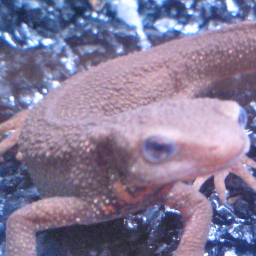
#> input picture dataset/images/imori_256x256.png, 256 x 256 px, found by its file name
$ jupyter execute --allow-errors README.ipynb
#> lines starting #> are read from the running program, lines starting #| are printed output that depends on the picture; after the words box and inside, x2 and y2 are one past the last pixel; in counts of white or black regions, pixels touching at a corner belong together
# Q. 71 - 80

- 71. マスキング
- 72. マスキング(カラートラッキングとモルフォロジー)
- 73. 縮小と拡大
- 74. ピラミッド差分による高周波成分の抽出
- 75. ガウシアンピラミッド
- 76. 顕著性マップ
- 77. ガボールフィルタ
- 78. ガボールフィルタの回転
- 79. ガボールフィルタによるエッジ抽出
- 80. ガボールフィルタによる特徴抽出

[cell 1]
import numpy as np
import matplotlib.pyplot as plt
import cv2
from skimage import io

img_orig = io.imread('https://yoyoyo-yo.github.io/Gasyori100knock/dataset/images/imori_256x256.png')
#> img_orig is the input picture: shape (256, 256, 3); mean R, G, B 133.4, 122.3, 152.1
img_gray = cv2.cvtColor(img_orig, cv2.COLOR_RGB2GRAY)
img_128 = io.imread('https://yoyoyo-yo.github.io/Gasyori100knock/dataset/images/imori_128x128.png')
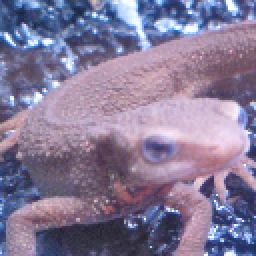
#> input picture dataset/images/imori_128x128.png, 128 x 128 px, found by its file name (shown 2 times larger)
#> img_128 is the input picture: shape (128, 128, 3); mean R, G, B 133.4, 122.3, 152.1
img_gray_128 = cv2.cvtColor(img_128, cv2.COLOR_RGB2GRAY)
img_noise = io.imread('https://yoyoyo-yo.github.io/Gasyori100knock/dataset/images/imori_256x256_noise.png')
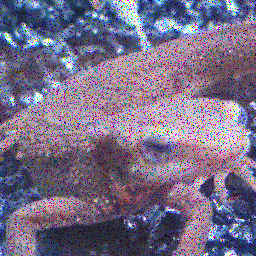
#> input picture dataset/images/imori_256x256_noise.png, 256 x 256 px, found by its file name
#> img_noise is the input picture: shape (256, 256, 3); mean R, G, B 120.2, 110, 136.6
img_dark = io.imread('https://yoyoyo-yo.github.io/Gasyori100knock/dataset/images/imori_256x256_dark.png')
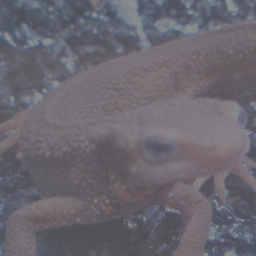
#> input picture dataset/images/imori_256x256_dark.png, 256 x 256 px, found by its file name
#> img_dark is the input picture: shape (256, 256, 3); mean R, G, B 106.1, 103.1, 111.3
img_dark_gray = cv2.cvtColor(img_dark, cv2.COLOR_RGB2GRAY)
img_light = io.imread('https://yoyoyo-yo.github.io/Gasyori100knock/dataset/images/imori_256x256_light.png')
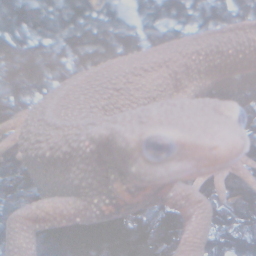
#> input picture dataset/images/imori_256x256_light.png, 256 x 256 px, found by its file name
#> img_light is the input picture: shape (256, 256, 3); mean R, G, B 176.1, 173.1, 181.3
img_light_gray = cv2.cvtColor(img_light, cv2.COLOR_RGB2GRAY)

img_thorino = io.imread('https://yoyoyo-yo.github.io/Gasyori100knock/dataset/images/thorino.jpg')
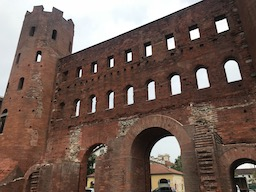
#> input picture dataset/images/thorino.jpg, 256 x 192 px, found by its file name
#> img_thorino is the input picture: shape (192, 256, 3); mean R, G, B 114.5, 94.3, 85.6
img_thorino_gray = cv2.cvtColor(img_thorino, cv2.COLOR_RGB2GRAY)

#> (the rest of this cell did not finish here and is left out)

# Q.71. マスキング

imori_256x256.png に対して、Q.70のマスク画像を利用してイモリ以外を黒で埋めよ。

[cell 2]
hsv = cv2.cvtColor(img_orig, cv2.COLOR_RGB2HSV)
#> hsv: shape (256, 256, 3); mean H, S, V 137.3, 67.6, 156.3

def get_mask(hsv):
    h = hsv[..., 0]
    mask = np.zeros_like(h).astype(np.uint8)
    mask[((h < 90) | (h > 140))] = 1
    return mask

mask = get_mask(hsv)
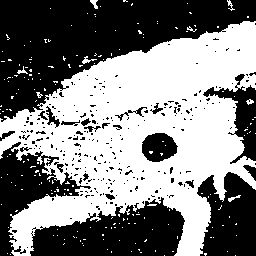
#> mask: shape (256, 256); values 0 (black) and 1 (white), 50.3% white; 256 black regions (234 under 20 px), largest, box (x1, y1, x2, y2) and area: (0, 0, 256, 122) 15306, (30, 197, 185, 256) 5919, (197, 172, 256, 256) 3689

img_masked = img_orig.copy() * np.concatenate([mask[..., None], mask[..., None], mask[..., None]], axis=-1)

fig, ax = plt.subplots(1, 3, figsize=(10, 4))
ax[0].set_title("input")
ax[0].imshow(img_orig)
ax[1].set_title("mask")
ax[1].imshow(mask, cmap="gray")
ax[2].set_title("mask")
ax[2].imshow(img_masked, cmap="gray")
plt.show()

# Q.72. マスキング(カラートラッキング＋モルフォロジー)

Q.71ではマスクが雑になってしまっていたので、イモリの目の部分が削除されていたり、背景がところどころ残ってしまった。

よってマスク画像にクロージング処理とオープニング処理を施して、マスキングを行え。

[cell 3]
def morphology_erode(img, repeat=1):
    h, w = img.shape
    out = img.copy()

    mf = np.array(((0, 1, 0),
                (1, 0, 1),
                (0, 1, 0)), dtype=int)

    for i in range(repeat):
        tmp = np.pad(out, (1, 1), 'edge')
        for y in range(1, h + 1):
            for x in range(1, w + 1):
                if np.sum(mf * tmp[y-1:y+2, x-1:x+2]) < 1*4:
                    out[y-1, x-1] = 0

    return out

def morphology_dilate(img, repeat=1):
    h, w = img.shape
    mf = np.array(((0, 1, 0),
                (1, 0, 1),
                (0, 1, 0)), dtype=int)

    out = img.copy()
    for i in range(repeat):
        tmp = np.pad(out, (1, 1), 'edge')
        for y in range(1, h+1):
            for x in range(1, w+1):
                if np.sum(mf * tmp[y-1:y+2, x-1:x+2]) >= 1:
                    out[y-1, x-1] = 1

    return out

def morphology_open(img, repeat=1):
    out = morphology_erode(out, repeat=repeat)
    out = morphology_dilate(img, repeat=repeat)
    return out

def morphology_close(img, repeat=1):
    out = morphology_dilate(out, repeat=repeat)
    out = morphology_erode(img, repeat=repeat)
    return out


# close and open
#> (the rest of this cell did not finish here and is left out)

# Q.73. 縮小と拡大

グレースケールを0.5倍に縮小した後に2倍に拡大した画像を求めよ。 この処理を行うと、ぼやけた画像ができる。

拡大縮小にはbi-linear補間を用いよ。bi-linear補間をメソッド（関数）化すると、プログラムが簡潔にできる。

[cell 4]
def bilinear_inter_gray(img, a, b):
#> called with a = 0.5, b = 0.5
    h, w = img.shape
#> h = 256; w = 256
    out_h = int(h * a)
#> out_h = 128
    out_w = int(w * b)
#> out_w = 128

    xs, ys = np.meshgrid(range(out_w), range(out_h)) # output image index

    _xs = np.floor(xs / b).astype(int) # original x
    _ys = np.floor(ys / a).astype(int) # original y

    dx = xs / b - _xs
    dy = ys / a - _ys

    # dx = np.repeat(np.expand_dims(dx, axis=-1), c, axis=-1) # repeat channel
    # dy = np.repeat(np.expand_dims(dy, axis=-1), c, axis=-1) # repeat channel

    _xs1p = np.minimum(_xs + 1, w - 1)
    _ys1p = np.minimum(_ys + 1, h - 1)

    out = (1 - dx) * (1 - dy) * img[_ys, _xs] + dx * (1 - dy) * img[_ys, _xs1p] + \
                    (1 - dx) * dy * img[_ys1p, _xs] + dx * dy * img[_ys1p, _xs1p]

    return np.clip(out, 0, 255).astype(np.uint8)

img_resized = bilinear_inter_gray(img_gray, a=0.5, b=0.5)
img_resized = bilinear_inter_gray(img_resized, a=2, b=2)

fig, ax = plt.subplots(1, 2, figsize=(6, 4))
ax[0].set_title("input")
ax[0].imshow(img_gray, cmap="gray")
ax[1].set_title("rersized")
ax[1].imshow(img_resized, cmap="gray")
plt.show()

# Q.74. ピラミッド差分による高周波成分の抽出

Q.73で求めた画像と元画像の差分を求めよ。

ここで求めた画像はエッジとなっている。つまり、画像中の高周波成分をとったことになる。

[cell 5]
img_diff = np.abs(img_gray - img_resized)

fig, ax = plt.subplots(1, 2, figsize=(6, 4))
ax[0].set_title("input")
ax[0].imshow(img_gray, cmap="gray")
ax[1].set_title("diff")
ax[1].imshow(img_diff, cmap="gray")
plt.show()

# Q.75. ガウシアンピラミッド

ここでは、元画像を1/2, 1/4, 1/8, 1/16, 1/32にリサイズした画像を求めよ。

このように元画像を小さくリサイズして重ねたものをガウシアンピラミッドと呼ぶ。

このガウシアンピラミッドの概念は現在でも有効であり、画像をきれいにする超解像を行うディープラーニングの手法でもガウシアンピラミッドの概念が用いられる。

[cell 6]
pyramid = [img_gray]

fig, ax = plt.subplots(1, 5, figsize=(10, 4))
for i in range(1, 6):
    img_resized = bilinear_inter_gray(img_gray, a=1. / 2 ** i, b=1. / 2 ** i)
    pyramid.append(img_resized)
    ax[i - 1].set_title(f"1 / {2 ** i}")
    ax[i - 1].imshow(img_resized, cmap='gray')
#> after the loop, pyramid = 6 items

# Q.76. 顕著性マップ

ここではガウシアンピラミッドを用いた簡単な顕著性マップを作成する。

顕著性マップとは画像の中で人間の目を引きやすい領域を表した画像である。

Ittiらの手法 ( https://www.sciencedirect.com/science/article/pii/S0042698999001637 )をはじめ、様々な手法が提案されている。

現在ではディープラーニングによる顕著性マップがよく用いられるが、本来は画像のRGB成分やHSV成分などのガウシアンピラミッドを作成し、それらの差分から求める手法がよく用いられた(例えばIttiらの手法などがある)。

ここではIttiらの手法を参考にガウシアンピラミッドから簡単な顕著性マップを作成する。 アルゴリズムは、

- ガウシアンピラミッドを元のサイズにリサイズせよ。（リサイズはbi-linear補間を使う）
- 作成したピラミッドの２つを選び差分を求める。
- 求めた差分を全て足し合わせ、[0, 255]に正規化する。

以上で顕著性マップが求められる。

イモリの目の部分や色が周辺と極端に違う部分など、人の目に止まりやすい領域が白くなっているのが分かる。

[cell 7]
sal = np.zeros_like(img_gray, dtype=np.float32)

pyramid = [img_gray.astype(np.float32)]

for i in range(1, 6):
    img_resized = bilinear_inter_gray(img_gray, a=1. / 2 ** i, b=1. / 2 ** i)
    img_resized = bilinear_inter_gray(img_resized, a=2 ** i, b=2 ** i)
    pyramid.append(img_resized.astype(np.float32))
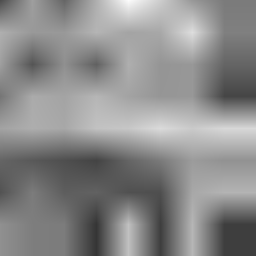
#> img_resized: shape (256, 256); min 53, max 252, mean 138.6

pyramid_n = len(pyramid)
#> pyramid_n = 6

for i in range(pyramid_n):
    for j in range(pyramid_n):
        if i == j:
            continue
        sal += np.abs(pyramid[i] - pyramid[j])
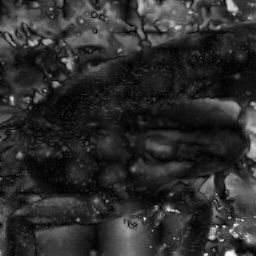
#> sal: shape (256, 256) float32; min 0, max 3048, mean 545.4; drawn with min black and max white

sal /= sal.max()
sal *= 255
sal = sal.astype(np.uint8)

fig, ax = plt.subplots(1, 2, figsize=(6, 4))
ax[0].set_title("input")
ax[0].imshow(img_orig)
ax[1].set_title("saliency")
ax[1].imshow(sal, cmap="gray")
plt.show()

# Q.77. ガボールフィルタ

ガボールフィルタを実装せよ。

ガボールフィルタとはガウス分布と周波数変換を合わせたフィルタであり、画像の特定方向のみのエッジを抽出する時に使われる。

フィルタは次式で定義される。

```bash
G(y, x) = exp(-(x'^2 + g^2 y'^2) / 2 s^2) * cos(2 pi x' / l + p)
x' = cosA * x + sinA * y
y' = -sinA * x + cosA * y
```

- y, x はフィルタの位置　フィルタサイズがKとすると、 y, x は [-K//2, k//2]　の値を取る。
- g ... gamma ガボールフィルタの楕円率
- s ... sigma ガウス分布の標準偏差
- l ... lambda 周波数の波長
- p ... 位相オフセット
- A ... フィルタの回転　抽出したい角度を指定する。

ここでは、K=111, s=10, g = 1.2, l =10, p=0, A=0としてガボールフィルタを可視化せよ。

ガボールフィルタを実際に使う時は、フィルタ値の絶対値の和が1になるように正規化すると使いやすくなる。

[cell 8]
def gabor_filter(K_size=111, Sigma=10, Gamma=1.2, Lambda=10, Psi=0, angle=0):
    # get half size
#> called with K_size = 111, Sigma = 10, Gamma = 1.2, Lambda = 10, Psi = 0, angle = 0
    d = K_size // 2

    # prepare kernel
    gabor = np.zeros((K_size, K_size), dtype=np.float32)

    # each value
    for y in range(K_size):
        for x in range(K_size):
            # distance from center
            px = x - d
            py = y - d

            # degree -> radian
            theta = angle / 180. * np.pi

            # get kernel x
            _x = np.cos(theta) * px + np.sin(theta) * py

            # get kernel y
            _y = -np.sin(theta) * px + np.cos(theta) * py

            # fill kernel
            gabor[y, x] = np.exp(-(_x**2 + Gamma**2 * _y**2) / (2 * Sigma**2)) * np.cos(2*np.pi*_x/Lambda + Psi)

    # kernel normalization
    gabor /= np.sum(np.abs(gabor))

    return gabor


# get gabor kernel
gabor = gabor_filter(K_size=111, Sigma=10, Gamma=1.2, Lambda=10, Psi=0, angle=0)

plt.imshow(gabor, cmap="gray")
plt.show()

# Q.78. ガボールフィルタの回転

ここでは A=0, 45, 90, 135として回転方向のガボールフィルタを求めよ。 その他のパラメータはQ.77同様、K=111, s=10, g = 1.2, l =10, p=0とせよ。

ここではガボールフィルタをメソッド化すれば簡単に実装できる。

[cell 9]
fig, ax = plt.subplots(1, 4, figsize=(10, 2))

for i, a in enumerate([0, 45, 90, 135]):
    gabor = gabor_filter(K_size=111, Sigma=10, Gamma=1.2, Lambda=10, Psi=0, angle=a)
    ax[i].set_title(f"rot = {a}")
    ax[i].imshow(gabor, cmap='gray')

plt.show()

# Q.79. ガボールフィルタによるエッジ抽出

グレースケールに対し、A=0, 45, 90, 135 のガボールフィルタでフィルタリングせよ。

パラメータはK=11, s=1.5, g=1.2, l=3, p=0とする。

解答例の様に、ガボールフィルタで指定した方向のエッジが抽出できていることが分かる。 このようにガボールフィルタはエッジの特徴抽出に優れている。

ガボールフィルタは生物の視神経における脳内の一次視覚野(V1)での働きに近いとされていて、つまり生物が見ている時の眼の前の画像の特徴抽出を再現しているともいわれる。

ディープラーニングのConvolutional layerはガボールフィルタの働きに近いとも考えられている。しかし、ディープラーニングではフィルタの係数が機械学習によって自動的に決定される。機械学習の結果、ガボールフィルタに近い働きが生じると言われる。

[cell 10]
def gabor_filtering(gray, K_size=111, Sigma=10, Gamma=1.2, Lambda=10, Psi=0, angle=0):
    H, W = gray.shape
    # padding
    gray = np.pad(gray, (K_size//2, K_size//2), 'edge')

    # prepare out image
    out = np.zeros((H, W), dtype=np.float32)

    # get gabor filter
    gabor = gabor_filter(K_size=K_size, Sigma=Sigma, Gamma=Gamma, Lambda=Lambda, Psi=0, angle=angle)

    # filtering
    for y in range(H):
        for x in range(W):
            out[y, x] = np.sum(gray[y : y + K_size, x : x + K_size] * gabor)

    out = np.clip(out, 0, 255)
    out = out.astype(np.uint8)

    return out


fig, ax = plt.subplots(1, 5, figsize=(12, 4))

ax[0].set_title("input")
ax[0].imshow(img_gray, cmap="gray")

for i, a in enumerate([0, 45, 90, 135]):
    img_gabor = gabor_filtering(img_gray, K_size=11, Sigma=1.5, Gamma=1.2, Lambda=3, Psi=0, angle=a)
    ax[i + 1].set_title(f"rot = {a}")
    ax[i + 1].imshow(img_gabor, cmap='gray')

plt.show()
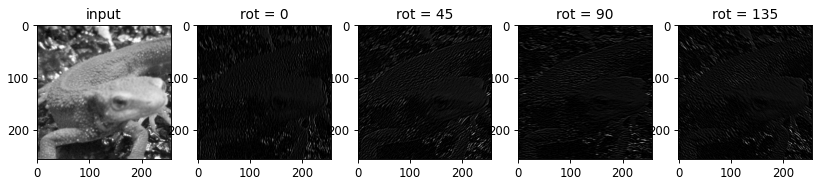
#> figure drawn by matplotlib, 5 panels

# Q.80. ガボールフィルタによる特徴抽出

Q.79で求めた４枚の画像を足し合わせることで、画像の特徴を抽出せよ。

結果を見ると、画像の輪郭部分が白くなっていることからエッジ検出のような出力を得たように見える。

ディープラーニングのCNN(Convolutional Neural Network)では、最初に画像の特徴を抽出する働きが備わっているが、その特徴抽出の計算はこの問で行ったような操作を延々と繰り返している。ディープラーニングではこのようにして画像の特徴を自動的に抽出している。

[cell 11]
out = np.zeros_like(img_gabor, dtype=np.float32)

for i, a in enumerate([0, 45, 90, 135]):
    img_gabor = gabor_filtering(img_gray, K_size=11, Sigma=1.5, Gamma=1.2, Lambda=3, Psi=0, angle=a)
    out += img_gabor.astype(np.float32)
#> this loop made 4 passes
#> pass 2, `out += img_gabor.astype(np.float32)`:
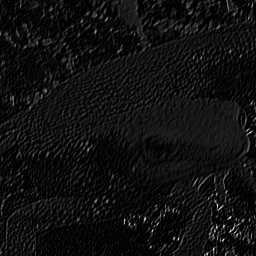
#> out: shape (256, 256) float32; min 0, max 42, mean 2.7; drawn with min black and max white

out = out / out.max() * 255
out = out.astype(np.uint8)

fig, ax = plt.subplots(1, 2, figsize=(6, 4))
ax[0].set_title("input")
ax[0].imshow(img_orig)
ax[1].set_title("output")
ax[1].imshow(out, cmap="gray")
plt.show()
